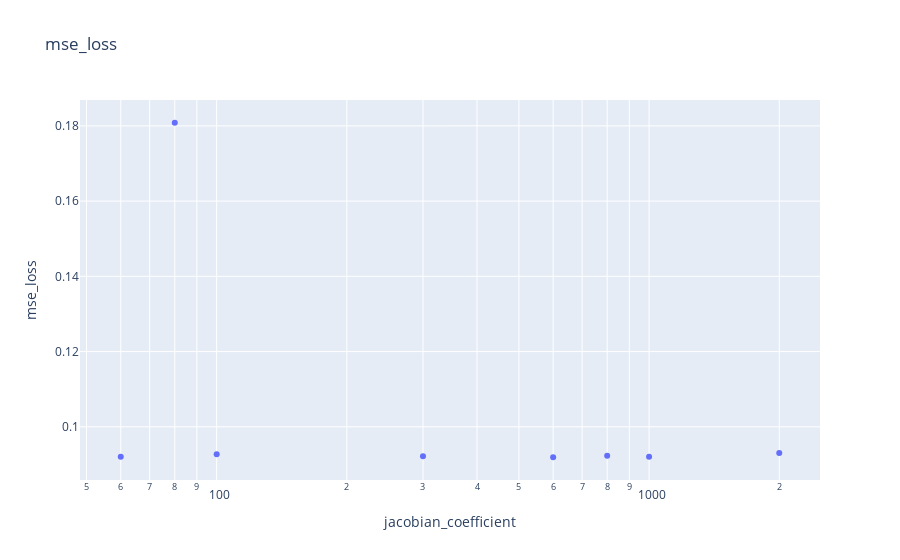
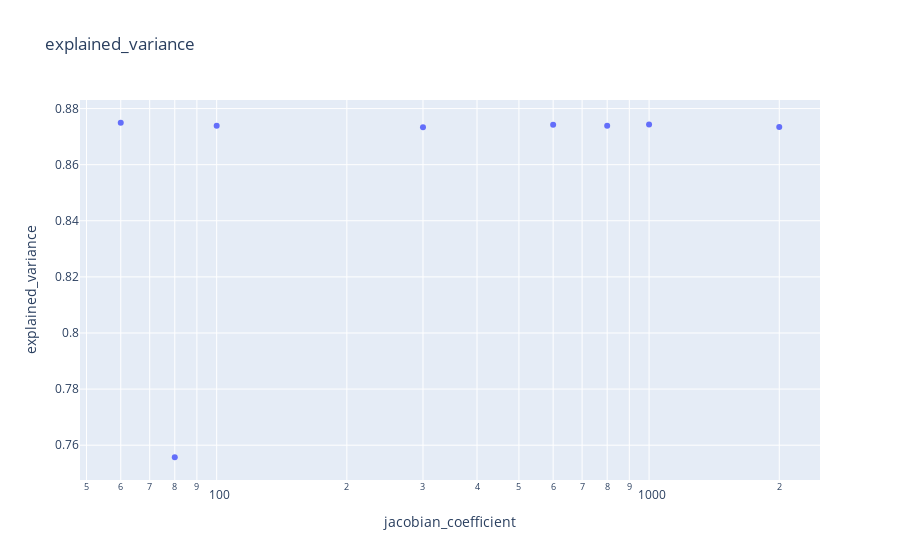
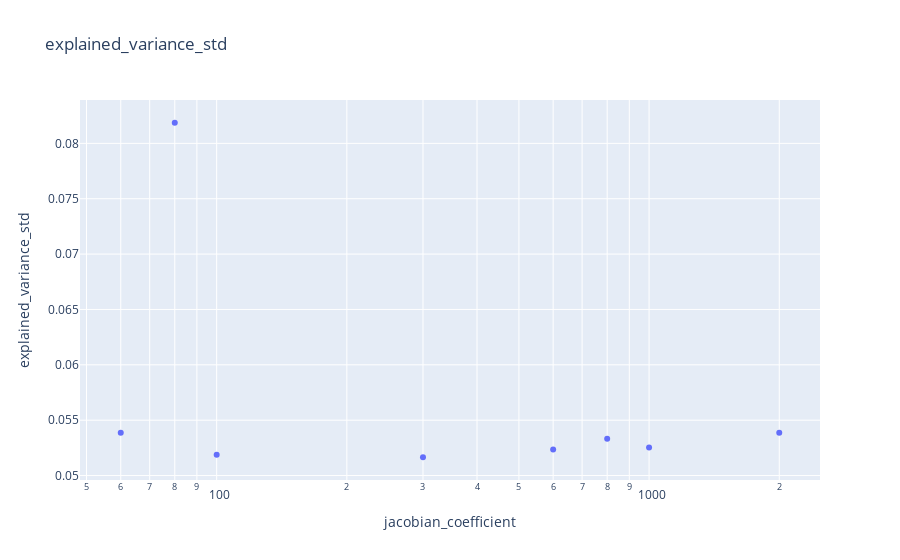
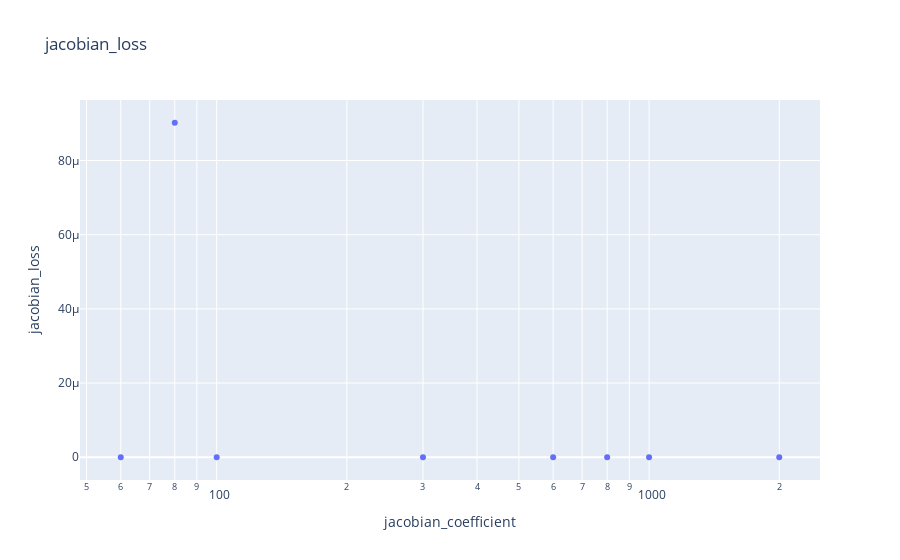

Notebook code for these charts, in order:
### Code cell
jac_range = [50, 2000]
df_filtered = df[df["jacobian_coefficient"] >= jac_range[0]]
df_filtered = df_filtered[df_filtered["jacobian_coefficient"] <= jac_range[1]]

for m in metrics:
    metric = m.split("/")[1]
    px.scatter(df_filtered, x="jacobian_coefficient", y=metric, log_x=True, title=metric).show()

### Figure 1 — Plotly figure (JSON) as saved in the notebook; plotly's stock layout.template omitted (floating-point values rounded to 4 significant figures)
{"data": [{"hovertemplate": "jacobian_coefficient=%{x}<br>mse_loss=%{y}<extra></extra>", "legendgroup": "", "marker": {"color": "#636efa", "symbol": "circle"}, "mode": "markers", "name": "", "orientation": "v", "showlegend": false, "type": "scatter", "x": [1000, 600, 300, 100, 2000, 800, 60, 80], "xaxis": "x", "y": [0.09202, 0.09191, 0.09219, 0.09269, 0.09303, 0.09233, 0.09202, 0.1808], "yaxis": "y"}], "layout": {"legend": {"tracegroupgap": 0}, "title": {"text": "mse_loss"}, "xaxis": {"anchor": "y", "domain": [0, 1], "title": {"text": "jacobian_coefficient"}, "type": "log"}, "yaxis": {"anchor": "x", "domain": [0, 1], "title": {"text": "mse_loss"}}}}

### Figure 2 — Plotly figure (JSON) as saved in the notebook; plotly's stock layout.template omitted (floating-point values rounded to 4 significant figures)
{"data": [{"hovertemplate": "jacobian_coefficient=%{x}<br>explained_variance=%{y}<extra></extra>", "legendgroup": "", "marker": {"color": "#636efa", "symbol": "circle"}, "mode": "markers", "name": "", "orientation": "v", "showlegend": false, "type": "scatter", "x": [1000, 600, 300, 100, 2000, 800, 60, 80], "xaxis": "x", "y": [0.8744, 0.8742, 0.8734, 0.8739, 0.8734, 0.8739, 0.8749, 0.7557], "yaxis": "y"}], "layout": {"legend": {"tracegroupgap": 0}, "title": {"text": "explained_variance"}, "xaxis": {"anchor": "y", "domain": [0, 1], "title": {"text": "jacobian_coefficient"}, "type": "log"}, "yaxis": {"anchor": "x", "domain": [0, 1], "title": {"text": "explained_variance"}}}}

### Figure 3 — Plotly figure (JSON) as saved in the notebook; plotly's stock layout.template omitted (floating-point values rounded to 4 significant figures)
{"data": [{"hovertemplate": "jacobian_coefficient=%{x}<br>explained_variance_std=%{y}<extra></extra>", "legendgroup": "", "marker": {"color": "#636efa", "symbol": "circle"}, "mode": "markers", "name": "", "orientation": "v", "showlegend": false, "type": "scatter", "x": [1000, 600, 300, 100, 2000, 800, 60, 80], "xaxis": "x", "y": [0.05252, 0.05236, 0.05165, 0.05189, 0.05387, 0.05332, 0.05387, 0.08186], "yaxis": "y"}], "layout": {"legend": {"tracegroupgap": 0}, "title": {"text": "explained_variance_std"}, "xaxis": {"anchor": "y", "domain": [0, 1], "title": {"text": "jacobian_coefficient"}, "type": "log"}, "yaxis": {"anchor": "x", "domain": [0, 1], "title": {"text": "explained_variance_std"}}}}

### Figure 4 — Plotly figure (JSON) as saved in the notebook; plotly's stock layout.template omitted (floating-point values rounded to 4 significant figures)
{"data": [{"hovertemplate": "jacobian_coefficient=%{x}<br>jacobian_loss=%{y}<extra></extra>", "legendgroup": "", "marker": {"color": "#636efa", "symbol": "circle"}, "mode": "markers", "name": "", "orientation": "v", "showlegend": false, "type": "scatter", "x": [1000, 600, 300, 100, 2000, 800, 60, 80], "xaxis": "x", "y": [2.516e-14, 2.931e-14, 4.878e-14, 1.044e-13, 5.542e-13, 4.592e-14, 5.469e-13, 9.018e-05], "yaxis": "y"}], "layout": {"legend": {"tracegroupgap": 0}, "title": {"text": "jacobian_loss"}, "xaxis": {"anchor": "y", "domain": [0, 1], "title": {"text": "jacobian_coefficient"}, "type": "log"}, "yaxis": {"anchor": "x", "domain": [0, 1], "title": {"text": "jacobian_loss"}}}}
